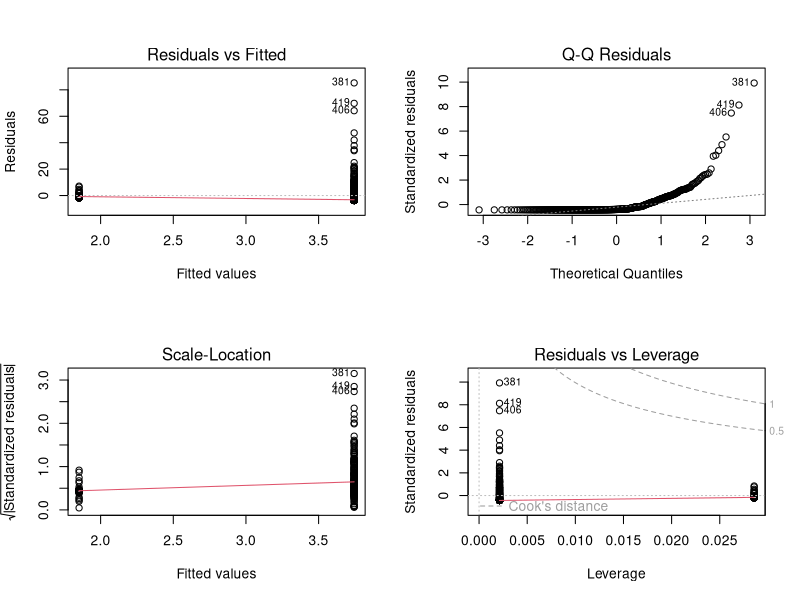
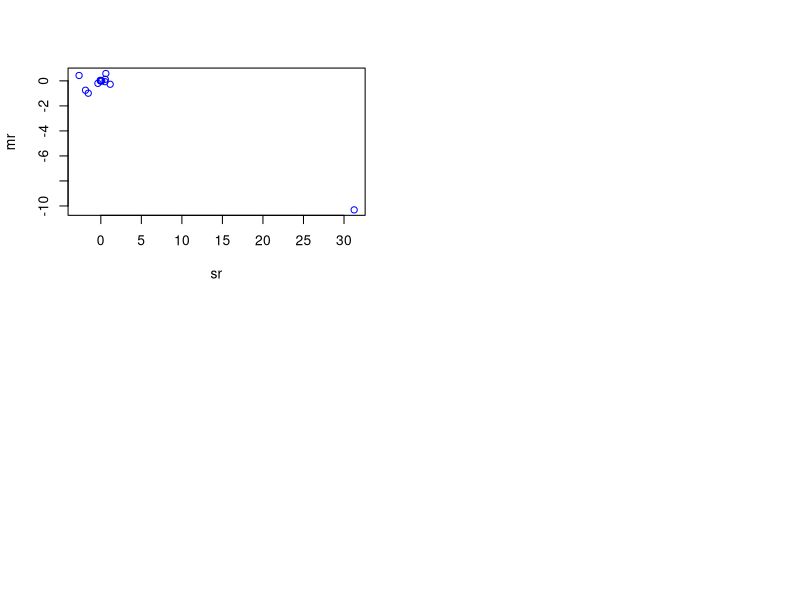

The R source for these figures, in order:
library(MASS)
attach(Boston)
?Boston
f.zn <- lm(crim~zn)
summary(f.zn)
f.indus <- lm(crim~indus)
summary(f.indus)
f.chas <- lm(crim~chas)
summary(f.chas)
f.nox <- lm(crim~nox)
summary(f.nox)
f.rm <- lm(crim~rm)
summary(f.rm)
f.age <- lm(crim~age)
summary(f.age)
f.dis <- lm(crim~dis)
summary(f.dis)
f.rad <- lm(crim~rad)
summary(f.rad)
f.tax <- lm(crim~tax)
summary(f.tax)
f.ptratio <- lm(crim~ptratio)
summary(f.ptratio)
f.black <- lm(crim~black)
summary(f.black)
f.lstat <- lm(crim~lstat)
summary(f.lstat)
f.medv <- lm(crim~medv)
summary(f.medv)
par(mfrow=c(2,2))
plot(f.chas)
mrf <- lm(crim~., data=Boston)
summary(mrf)
sr <- vector("numeric",0)
sr <- c(sr, f.zn$coefficient[2])
sr <- c(sr, f.indus$coefficients[2])
sr <- c(sr, f.chas$coefficients[2])
sr <- c(sr, f.nox$coefficient[2])
sr <- c(sr, f.rm$coefficients[2])
sr <- c(sr, f.age$coefficients[2])
sr <- c(sr, f.dis$coefficients[2])
sr <- c(sr, f.rad$coefficients[2])
sr <- c(sr, f.tax$coefficients[2])
sr <- c(sr, f.ptratio$coefficients[2])
sr <- c(sr, f.black$coefficients[2])
sr <- c(sr, f.lstat$coefficients[2])
sr <- c(sr, f.medv$coefficients[2])
mr <- vector("numeric",0)
mr <- c(mr, mrf$coefficients)
mr <- mr[-1]
plot(sr,mr,col="blue")
nlzn <- lm(crim~zn + I(zn^2) + I(zn^3))
summary(nlzn)
nlindus <- lm(crim~indus + I(indus^2) + I(indus^3))
summary(nlindus)
nlchas <- lm(crim~chas + I(chas^2) + I(chas^3))
summary(nlchas)
nlnox <- lm(crim~nox + I(nox^2) + I(nox^3))
summary(nlnox)
nlrm <- lm(crim~rm + I(rm^2) + I(rm^3))
summary(nlrm)
nlage <- lm(crim~age + I(age^2) + I(age^3))
summary(nlage)
nldis <- lm(crim~dis + I(dis^2) + I(age^3))
summary(nldis)
nlrad <- lm(crim~rad + I(rad^2) + I(rad^3))
nldis <- lm(crim~dis + I(dis^2) + I(dis^3))
summary(nlrad)
summary(nldis)
nltax <- lm(crim~tax + I(tax^2) + I(tax^3))
summary(nltax)
nlptratio <- lm(crim~ptratio + I(ptratio^2) + I(ptratio^3))
summary(nlptratio)
nlblack <- lm(crim~black + I(black^2) + I(black^3))
summary(nlblack)
nllstat <- lm(crim~lstat + I(lstat^2) + I(lstat^3))
summary(nllstat)
nlmedv <- lm(crim~medv + I(medv^2) + I(medv^3))
summary(nlmedv)
